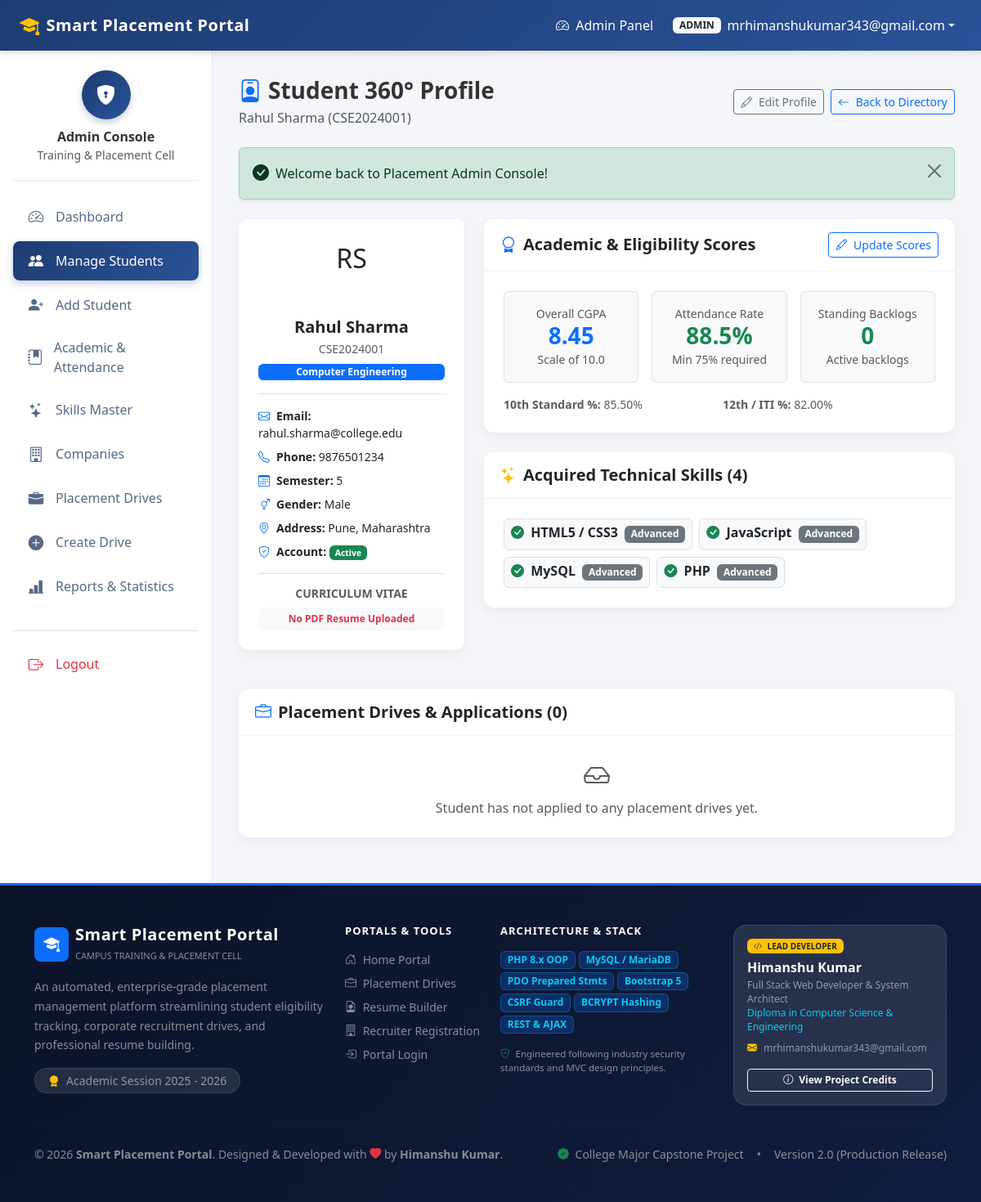
The app's page /admin/student_view.php?id=1 (signed in) with its own data.
### tables this page shows
CREATE TABLE `students` (
  `id` int(11) NOT NULL AUTO_INCREMENT,
  `user_id` int(11) NOT NULL,
  `enrollment_no` varchar(30) NOT NULL,
  `first_name` varchar(50) NOT NULL,
  `last_name` varchar(50) NOT NULL,
  `phone` varchar(15) DEFAULT NULL,
  `department` varchar(50) NOT NULL DEFAULT 'Computer Engineering',
  `semester` int(11) NOT NULL DEFAULT 5,
  `gender` enum('Male','Female','Other') DEFAULT NULL,
  `dob` date DEFAULT NULL,
  `address` text DEFAULT NULL,
  `resume_path` varchar(255) DEFAULT NULL,
  `created_at` timestamp NOT NULL DEFAULT current_timestamp(),
  PRIMARY KEY (`id`),
  UNIQUE KEY `user_id` (`user_id`),
  UNIQUE KEY `enrollment_no` (`enrollment_no`),
  CONSTRAINT `fk_students_user` FOREIGN KEY (`user_id`) REFERENCES `users` (`id`) ON DELETE CASCADE ON UPDATE CASCADE
);

CREATE TABLE `users` (
  `id` int(11) NOT NULL AUTO_INCREMENT,
  `email` varchar(100) NOT NULL,
  `password` varchar(255) NOT NULL,
  `role` enum('admin','student','company') NOT NULL DEFAULT 'student',
  `company_id` int(11) DEFAULT NULL,
  `status` enum('active','inactive') NOT NULL DEFAULT 'active',
  `created_at` timestamp NOT NULL DEFAULT current_timestamp(),
  PRIMARY KEY (`id`),
  UNIQUE KEY `email` (`email`),
  KEY `fk_user_company` (`company_id`),
  CONSTRAINT `fk_user_company` FOREIGN KEY (`company_id`) REFERENCES `companies` (`id`) ON DELETE CASCADE
);

CREATE TABLE `academic_records` (
  `id` int(11) NOT NULL AUTO_INCREMENT,
  `student_id` int(11) NOT NULL,
  `tenth_percentage` decimal(5,2) DEFAULT 0.00,
  `twelfth_percentage` decimal(5,2) DEFAULT 0.00,
  `cgpa` decimal(4,2) NOT NULL DEFAULT 0.00,
  `active_backlogs` int(11) NOT NULL DEFAULT 0,
  `attendance_percentage` decimal(5,2) NOT NULL DEFAULT 0.00,
  `updated_at` timestamp NOT NULL DEFAULT current_timestamp() ON UPDATE current_timestamp(),
  PRIMARY KEY (`id`),
  UNIQUE KEY `student_id` (`student_id`),
  CONSTRAINT `fk_academic_student` FOREIGN KEY (`student_id`) REFERENCES `students` (`id`) ON DELETE CASCADE ON UPDATE CASCADE
);

CREATE TABLE `student_skills` (
  `id` int(11) NOT NULL AUTO_INCREMENT,
  `student_id` int(11) NOT NULL,
  `skill_id` int(11) NOT NULL,
  `proficiency` enum('Beginner','Intermediate','Advanced') NOT NULL DEFAULT 'Intermediate',
  PRIMARY KEY (`id`),
  UNIQUE KEY `uk_student_skill` (`student_id`,`skill_id`),
  KEY `fk_studentskills_skill` (`skill_id`),
  CONSTRAINT `fk_studentskills_skill` FOREIGN KEY (`skill_id`) REFERENCES `skills` (`id`) ON DELETE CASCADE ON UPDATE CASCADE,
  CONSTRAINT `fk_studentskills_student` FOREIGN KEY (`student_id`) REFERENCES `students` (`id`) ON DELETE CASCADE ON UPDATE CASCADE
);

CREATE TABLE `skills` (
  `id` int(11) NOT NULL AUTO_INCREMENT,
  `skill_name` varchar(50) NOT NULL,
  `category` varchar(50) DEFAULT 'General',
  PRIMARY KEY (`id`),
  UNIQUE KEY `skill_name` (`skill_name`)
);

### config/functions.php (called while the page is built, shortened)
<?php
function e($string) {
    return htmlspecialchars((string)($string ?? ''), ENT_QUOTES, 'UTF-8');
}

### admin/student_view.php (the view, shortened to what this page needs)
<?php
require_once __DIR__ . '/../config/functions.php';
$studentId = (int)($_GET['id'] ?? 0);
$stmt = $pdo->prepare("
    SELECT s.*, u.email, u.status as user_status,
           ar.tenth_percentage, ar.twelfth_percentage, ar.cgpa, ar.attendance_percentage, ar.active_backlogs
    FROM students s
    JOIN users u ON s.user_id = u.id
    LEFT JOIN academic_records ar ON s.id = ar.student_id
    WHERE s.id = :id
    LIMIT 1
");
$stmt->execute([':id' => $studentId]);
$student = $stmt->fetch();
$stmtSkills = $pdo->prepare("
    SELECT ss.proficiency, s.skill_name, s.category
    FROM student_skills ss
    JOIN skills s ON ss.skill_id = s.id
    WHERE ss.student_id = :sid
    ORDER BY s.skill_name ASC
");
$stmtSkills->execute([':sid' => $studentId]);
$skills = $stmtSkills->fetchAll();
$stmtApps = $pdo->prepare("
    SELECT a.*, d.job_title, d.package_lpa, d.drive_date, c.name as company_name
    FROM applications a
    JOIN placement_drives d ON a.drive_id = d.id
    JOIN companies c ON d.company_id = c.id
    WHERE a.student_id = :sid
    ORDER BY a.applied_at DESC
");
$stmtApps->execute([':sid' => $studentId]);
$applications = $stmtApps->fetchAll();
require_once __DIR__ . '/../includes/header.php';
require_once __DIR__ . '/../includes/navbar.php';
?>
<div class="dashboard-container">
    <?php require_once __DIR__ . '/../includes/sidebar_admin.php'; ?>
    <main class="portal-content">
        <div class="container-fluid p-0">
            <div class="d-flex justify-content-between align-items-center mb-4">
                <div>
                    <h3 class="fw-bold mb-1"><i class="bi bi-person-badge text-primary me-2"></i>Student 360&deg; Profile</h3>
                    <p class="text-muted mb-0"><?= e($student['first_name'] . ' ' . $student['last_name']) ?> (<?= e($student['enrollment_no']) ?>)</p>
                </div>
                <div class="d-flex gap-2">
                    <a href="<?= BASE_URL ?>admin/student_edit.php?id=<?= $studentId ?>" class="btn btn-outline-secondary btn-sm">
                        <i class="bi bi-pencil me-1"></i> Edit Profile
                    </a>
                    <a href="<?= BASE_URL ?>admin/students.php" class="btn btn-outline-primary btn-sm">
                        <i class="bi bi-arrow-left me-1"></i> Back to Directory
                    </a>
                </div>
            </div>
            <?php require_once __DIR__ . '/../includes/alerts.php'; ?>
            <div class="row g-4 mb-4">
                <div class="col-lg-4">
                    <div class="card card-portal text-center p-4">
                        <div class="avatar-circle mx-auto mb-3" style="width: 80px; height: 80px; font-size: 2rem;">
                            <?= e(strtoupper(substr($student['first_name'], 0, 1) . substr($student['last_name'], 0, 1))) ?>
                        </div>
                        <h5 class="fw-bold mb-1"><?= e($student['first_name'] . ' ' . $student['last_name']) ?></h5>
                        <p class="text-muted small mb-2"><?= e($student['enrollment_no']) ?></p>
                        <span class="badge bg-primary mb-3"><?= e($student['department']) ?></span>
                        <div class="border-top pt-3 text-start small">
                            <div class="mb-2"><i class="bi bi-envelope text-primary me-2"></i><strong>Email:</strong> <?= e($student['email']) ?></div>
                            <div class="mb-2"><i class="bi bi-telephone text-primary me-2"></i><strong>Phone:</strong> <?= e($student['phone'] ?? 'N/A') ?></div>
                            <div class="mb-2"><i class="bi bi-calendar3 text-primary me-2"></i><strong>Semester:</strong> <?= e($student['semester']) ?></div>
                            <div class="mb-2"><i class="bi bi-gender-ambiguous text-primary me-2"></i><strong>Gender:</strong> <?= e($student['gender'] ?? 'N/A') ?></div>
                            <div class="mb-2"><i class="bi bi-geo-alt text-primary me-2"></i><strong>Address:</strong> <?= e($student['address'] ?? 'N/A') ?></div>
                            <div>
                                <i class="bi bi-shield-check text-primary me-2"></i><strong>Account:</strong>
                                <span class="badge <?= $student['user_status'] === 'active' ? 'bg-success' : 'bg-danger' ?>"><?= ucfirst($student['user_status']) ?></span>
                            </div>
                        </div>
                        <div class="border-top mt-3 pt-3">
                            <h6 class="fw-bold mb-2 small text-uppercase text-muted">Curriculum Vitae</h6>
                            <?php if (!empty($student['resume_path']) && file_exists(__DIR__ . '/../' . $student['resume_path'])): ?>
                                <a href="<?= e(BASE_URL . $student['resume_path']) ?>" target="_blank" class="btn btn-danger btn-sm w-100">
                                    <i class="bi bi-file-earmark-pdf-fill me-1"></i> View / Download PDF
                                </a>
                            <?php else: ?>
                                <span class="badge bg-light text-danger p-2 d-block">No PDF Resume Uploaded</span>
                            <?php endif; ?>
                        </div>
                    </div>
                </div>
                <div class="col-lg-8">
                    <div class="card card-portal mb-4">
                        <div class="card-header d-flex justify-content-between align-items-center">
                            <h5 class="mb-0 fw-bold"><i class="bi bi-award text-primary me-2"></i>Academic & Eligibility Scores</h5>
                            <a href="<?= BASE_URL ?>admin/academics.php?search=<?= urlencode($student['enrollment_no']) ?>" class="btn btn-sm btn-outline-primary">
                                <i class="bi bi-pencil me-1"></i> Update Scores
                            </a>
                        </div>
                        <div class="card-body p-4">
                            <div class="row g-3 text-center mb-3">
                                <div class="col-sm-4">
                                    <div class="p-3 bg-light rounded border">
                                        <span class="text-muted small d-block">Overall CGPA</span>
                                        <h3 class="fw-bold text-primary mb-0"><?= number_format((float)($student['cgpa'] ?? 0), 2) ?></h3>
                                        <small class="text-muted">Scale of 10.0</small>
                                    </div>
                                </div>
                                <div class="col-sm-4">
                                    <div class="p-3 bg-light rounded border">
                                        <span class="text-muted small d-block">Attendance Rate</span>
                                        <h3 class="fw-bold <?= ($student['attendance_percentage'] ?? 0) >= 75 ? 'text-success' : 'text-danger' ?> mb-0">
                                            <?= number_format((float)($student['attendance_percentage'] ?? 0), 1) ?>%
                                        </h3>
                                        <small class="text-muted">Min 75% required</small>
                                    </div>
                                </div>
                                <div class="col-sm-4">
                                    <div class="p-3 bg-light rounded border">
                                        <span class="text-muted small d-block">Standing Backlogs</span>
                                        <h3 class="fw-bold <?= ($student['active_backlogs'] ?? 0) === 0 ? 'text-success' : 'text-danger' ?> mb-0">
                                            <?= (int)($student['active_backlogs'] ?? 0) ?>
                                        </h3>
                                        <small class="text-muted">Active backlogs</small>
                                    </div>
                                </div>
                            </div>
                            <div class="row g-2 small text-muted">
                                <div class="col-6"><strong>10th Standard %:</strong> <?= number_format((float)($student['tenth_percentage'] ?? 0), 2) ?>%</div>
                                <div class="col-6"><strong>12th / ITI %:</strong> <?= !empty($student['twelfth_percentage']) ? number_format((float)$student['twelfth_percentage'], 2) . '%' : 'N/A' ?></div>
                            </div>
                        </div>
                    </div>
                    <div class="card card-portal mb-4">
                        <div class="card-header">
                            <h5 class="mb-0 fw-bold"><i class="bi bi-stars text-warning me-2"></i>Acquired Technical Skills (<?= count($skills) ?>)</h5>
                        </div>
                        <div class="card-body p-4">
                            <?php if (!empty($skills)): ?>
                                <div class="d-flex flex-wrap gap-2">
                                    <?php foreach ($skills as $sk): ?>
                                        <span class="badge bg-light text-dark border p-2 fs-6">
                                            <i class="bi bi-check-circle-fill text-success me-1"></i>
                                            <?= e($sk['skill_name']) ?>
                                            <span class="badge bg-secondary ms-1"><?= e($sk['proficiency']) ?></span>
                                        </span>
                                    <?php endforeach; ?>
                                </div>
                            <?php else: ?>
                                <span class="text-muted small">No technical skills added yet by the student.</span>
                            <?php endif; ?>
                        </div>
                    </div>
                </div>
            </div>
            <div class="card card-portal">
                <div class="card-header">
                    <h5 class="mb-0 fw-bold"><i class="bi bi-briefcase text-primary me-2"></i>Placement Drives & Applications (<?= count($applications) ?>)</h5>
                </div>
                <div class="card-body p-0">
                    <?php if (!empty($applications)): ?>
                        <div class="table-responsive">
                            <table class="table table-hover table-portal align-middle mb-0">
                                <thead>
                                    <tr>
                                        <th>Company</th>
                                        <th>Role / Title</th>
                                        <th>Package</th>
                                        <th>Applied On</th>
                                        <th>Status</th>
                                        <th>Admin Remarks</th>
                                        <th class="text-end">Manage</th>
                                    </tr>
                                </thead>
                                <tbody>
                                    <?php foreach ($applications as $app): ?>
                                        <tr>
                                            <td><strong><?= e($app['company_name']) ?></strong></td>
                                            <td><?= e($app['job_title']) ?></td>
                                            <td><span class="badge bg-light text-dark">₹ <?= number_format((float)$app['package_lpa'], 2) ?> LPA</span></td>
                                            <td><?= formatPortalDate($app['applied_at']) ?></td>
                                            <td><?= getStatusBadge($app['status']) ?></td>
                                            <td><small class="text-muted"><?= e($app['admin_notes'] ?? 'None') ?></small></td>
                                            <td class="text-end">
                                                <a href="<?= BASE_URL ?>admin/drive_view.php?id=<?= $app['drive_id'] ?>" class="btn btn-sm btn-outline-primary">
                                                    <i class="bi bi-sliders"></i> Update Status
                                                </a>
                                            </td>
                                        </tr>
                                    <?php endforeach; ?>
                                </tbody>
                            </table>
                        </div>
                    <?php else: ?>
                        <div class="text-center py-4 text-muted">
                            <i class="bi bi-inbox fs-2 d-block mb-1"></i>
                            Student has not applied to any placement drives yet.
                        </div>
                    <?php endif; ?>
                </div>
            </div>
        </div>
    </main>
</div>
<?php require_once __DIR__ . '/../includes/footer.php'; ?>

### assets/css/custom.css (style rules this page uses)
body { background-color: var(--bg-light); font-family: 'Segoe UI', system-ui, -apple-system, sans-serif; color: #333; min-height: 100vh; display: flex; flex-direction: column; }
.dashboard-container { display: flex; flex: 1; min-height: calc(100vh - var(--topbar-height)); }
.portal-content { flex: 1; padding: 2rem; overflow-y: auto; }
.card-portal { border: none; border-radius: 12px; box-shadow: var(--card-shadow); background: #ffffff; margin-bottom: 1.5rem; }
.card-portal .card-header { background-color: #ffffff; border-bottom: 1px solid #edf2f7; padding: 1rem 1.25rem; font-weight: 600; border-radius: 12px 12px 0 0 !important; }

### records on screen
students: first_name+last_name "Rahul Sharma", enrollment_no "CSE2024001", first_name+last_name "RS", department "Computer Engineering", user.email "rahul.sharma@college.edu", phone "9876501234", semester "5", gender "Male", address "Pune, Maharashtra", user.status "Active", academic_records.cgpa "8.45", academic_records.attendance_percentage "88.5", academic_records.active_backlogs "0", academic_records.tenth_percentage "85.50", academic_records.twelfth_percentage "82.00"
student_skills: skill.skill_name "HTML5 / CSS3", proficiency "Advanced"
student_skills: skill.skill_name "JavaScript", proficiency "Advanced"
student_skills: skill.skill_name "MySQL", proficiency "Advanced"
student_skills: skill.skill_name "PHP", proficiency "Advanced"

### other values on screen
$_SESSION['role'] "ADMIN"
$_SESSION['email'] "mrhimanshukumar343@gmail.com"
$message "Welcome back to Placement Admin Console!"
count($skills) "4"
count($applications) "0"
APP_NAME "Smart Placement Portal"
